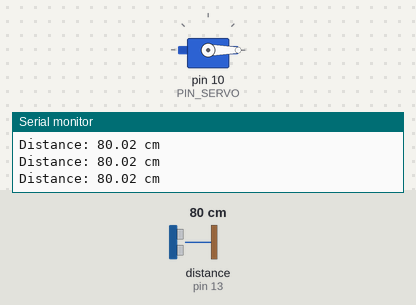
Simulated run of this sketch. Board: Arduino Uno, built with avr-gcc and run on an emulated ATmega328P. Shown: servo, the last lines printed to the serial monitor. Wiring (inferred from the names in the program): ultrasonic range finder: trigger pin 12; echo pin 13. The test bench sets the inputs (shaded band); at power-on: distance to the obstacle (sensor on pin 13) 80 cm. The echo pulse lasts 58.3 µs per cm.

Above: at 1.2 s.
1.3 s: distance to the obstacle (sensor on pin 13) set to 38 cm
2.9 s: distance to the obstacle (sensor on pin 13) set to 35 cm
At 3.68 s:
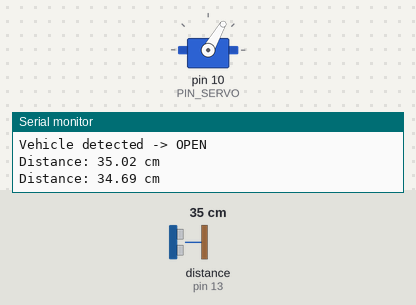
At 4.8 s:
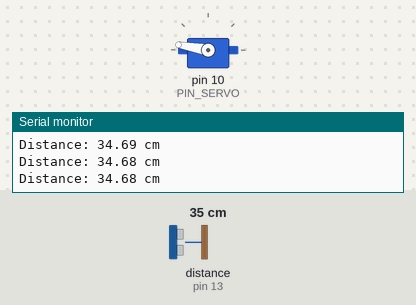
5.9 s: distance to the obstacle (sensor on pin 13) set to 60 cm
At 8.45 s:
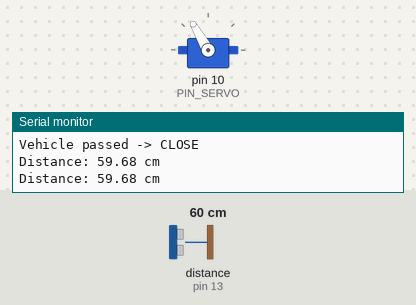
8.9 s: distance to the obstacle (sensor on pin 13) set to 4 cm
Timing chart, 0 to 11.9 s (numbered marks = the images above; inputs shaded):
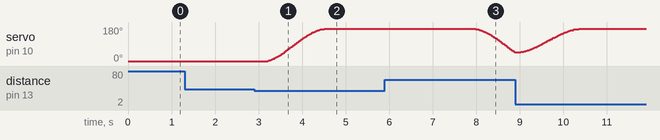

Measured:
- the behaviour switches between 36 and 35 cm on distance to the obstacle (sensor on pin 13) (found by bisection; images 0 and 1)
- after the input at 2.9 s, servo on pin 10 (PIN_SERVO): moves from 0° to 170° over 1.3 s, starting after 0.31 s
- after the input at 5.9 s, servo on pin 10 (PIN_SERVO): moves from 170° to 46° over 0.90 s, starting after 2.1 s

The sketch:

12_example_1.ino
```cpp
#include <Servo.h>
#include <math.h>

#define PIN_TRIG 12
#define PIN_ECHO 13
#define PIN_SERVO 10

// 기존에 정상 작동한 서보 설정 유지
#define _DUTY_MIN 400
#define _DUTY_MAX 2400

#define _POS_START (_DUTY_MIN + 100)
#define _POS_END   (_DUTY_MAX - 100)

// 1 = Sigmoid, 2 = Smoothstep
#define EASING_MODE 2

// 차량 감지 설정
const float DETECT_DISTANCE = 35.0;

const unsigned long CLOSE_DELAY = 2000;
const unsigned long MOVE_DURATION = 1500;

Servo myservo;

// 차단기 시작 위치와 목표 위치
const int CLOSED_DUTY = _POS_START;
const int OPEN_DUTY = _POS_END;

float dutyCurr = CLOSED_DUTY;
float dutyStart = CLOSED_DUTY;
float dutyTarget = CLOSED_DUTY;

bool isMoving = false;

unsigned long moveStartTime = 0;
unsigned long lastVehicleSeen = 0;
unsigned long lastPrintTime = 0;


// 초음파 거리 측정
float readDistance() {
  digitalWrite(PIN_TRIG, LOW);
  delayMicroseconds(2);

  digitalWrite(PIN_TRIG, HIGH);
  delayMicroseconds(10);
  digitalWrite(PIN_TRIG, LOW);

  unsigned long duration =
      pulseIn(PIN_ECHO, HIGH, 12000UL);

  if (duration == 0) {
    return -1.0;
  }

  float distance = duration * 0.0343 / 2.0;

  // 유효 범위 밖의 값은 무시
  if (distance < 2.0 || distance > 200.0) {
    return -1.0;
  }

  return distance;
}


// Sigmoid 함수
float sigmoidEase(float t) {
  const float k = 10.0;

  float low = 1.0 / (1.0 + expf(k * 0.5));
  float high = 1.0 / (1.0 + expf(-k * 0.5));

  float y = 1.0 / (1.0 + expf(-k * (t - 0.5)));

  return (y - low) / (high - low);
}


// Smoothstep 함수
float smoothstepEase(float t) {
  return t * t * (3.0 - 2.0 * t);
}


// 사용할 함수 선택
float easingFunction(float t) {
#if EASING_MODE == 1
  return sigmoidEase(t);
#else
  return smoothstepEase(t);
#endif
}


// 서보 이동 시작
void startMove(int target) {
  if (target == dutyTarget) {
    return;
  }

  dutyStart = dutyCurr;
  dutyTarget = target;

  moveStartTime = millis();
  isMoving = true;
}


// 부드럽게 서보 제어
void updateServo() {
  if (!isMoving) {
    return;
  }

  float t = (millis() - moveStartTime)
            / (float)MOVE_DURATION;

  if (t >= 1.0) {
    dutyCurr = dutyTarget;
    myservo.writeMicroseconds((int)roundf(dutyCurr));

    isMoving = false;
    return;
  }

  float eased = easingFunction(t);

  dutyCurr = dutyStart
             + (dutyTarget - dutyStart) * eased;

  // 기존에 정상 작동한 제어 방식 사용
  myservo.writeMicroseconds((int)roundf(dutyCurr));
}


void setup() {
  Serial.begin(57600);

  pinMode(PIN_TRIG, OUTPUT);
  pinMode(PIN_ECHO, INPUT);

  digitalWrite(PIN_TRIG, LOW);

  // 기존 서보 코드와 동일하게 연결
  myservo.attach(PIN_SERVO);
  myservo.writeMicroseconds(CLOSED_DUTY);

  Serial.println("Parking barrier ready");
}


void loop() {
  unsigned long now = millis();

  float distance = readDistance();

  // 차량이 35cm 이내에 있는지 확인
  bool vehicleDetected =
      distance >= 2.0 &&
      distance <= DETECT_DISTANCE;

  if (vehicleDetected) {
    lastVehicleSeen = now;

    // 차량 감지: 차단기 올리기
    if (dutyTarget != OPEN_DUTY) {
      startMove(OPEN_DUTY);
      Serial.println("Vehicle detected -> OPEN");
    }
  } else {
    // 차량이 사라진 뒤 2초 후 차단기 내리기
    if (dutyTarget == OPEN_DUTY &&
        now - lastVehicleSeen >= CLOSE_DELAY) {
      startMove(CLOSED_DUTY);
      Serial.println("Vehicle passed -> CLOSE");
    }
  }

  // 매 루프에서 서보 위치 갱신
  updateServo();

  // 거리 출력
  if (now - lastPrintTime >= 250) {
    lastPrintTime = now;

    if (distance < 0) {
      Serial.println("Distance: NO ECHO");
    } else {
      Serial.print("Distance: ");
      Serial.print(distance, 2);
      Serial.println(" cm");
    }
  }

  delay(20);
}
```
